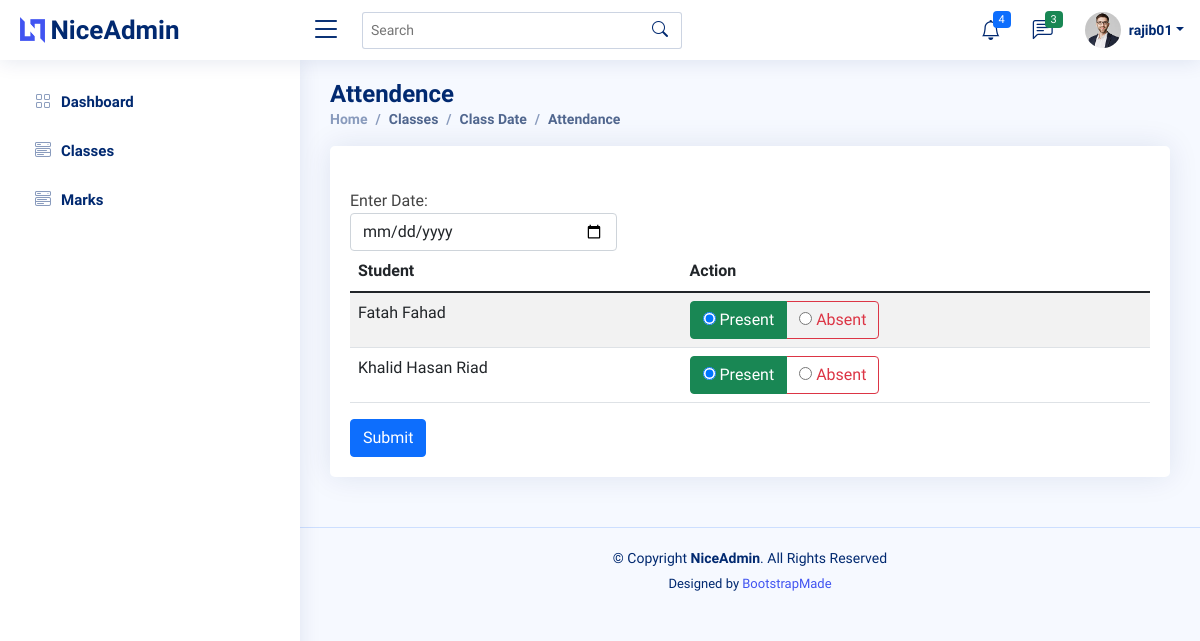
The app's page /teacher/17/Extra_class/ (signed in) with its own data.
### backend/models.py (models this page shows, shortened)
class User(AbstractUser):
    @property
    def is_student(self):
        if hasattr(self, 'student'):
            return True
        return False

class Student(models.Model):
    user = models.OneToOneField(User, on_delete=models.CASCADE, null=True)
    class_id = models.ForeignKey(Class, on_delete=models.CASCADE, default=1)
    USN = models.CharField(primary_key='True', max_length=100)
    name = models.CharField(max_length=200)
    sex = models.CharField(max_length=50, choices=sex_choice, default='Male')
    DOB = models.DateField(default='1998-01-01')

### backend/views.py (the view)
# urls.py: path('teacher/<int:assign_id>/Extra_class/', views.extra_class, name='extra_class'),
@login_required()
def extra_class(request, assign_id):
    ass = get_object_or_404(Assign, id=assign_id)
    c = ass.class_id
    context = {
        'ass': ass,
        'c': c,
    }
    return render(request, 'teacher/extra_class.html', context)

### backend/templates/teacher/extra_class.html (shortened to what this page needs)
{% extends '../asset/base.html' %}
{% load static %}
{% block content %}
<main id="main" class="main">
    <div class="pagetitle">
      <h1>Attendence</h1>
      <nav>
        <ol class="breadcrumb">
          <li class="breadcrumb-item"><a href="{% url 'backend:dashboard' %}">Home</a></li>
          <li class="breadcrumb-item active">Classes</li>
          <li class="breadcrumb-item active">Class Date</li>
          <li class="breadcrumb-item active">Attendance</li>
        </ol>
      </nav>
    </div>
    <section class="section dashboard">
      <div class="row">
        <div class="col-lg-12">
            <div class="card">
              <div class="card-body">
                <h5 class="card-title"></h5>
                <form action="{% url 'backend:e_confirm' ass.id %}" method="post">
                <div class="col-md-4">
                    <label for="date">Enter Date: </label>
                    <input class="form-control" type="date" name="date">
                </div>
                <table class="table table-striped">
                  <thead>
                    <tr>
                      <th scope="col">Student</th>
                      <th scope="col">Action</th>
                    </tr>
                  </thead>
                  <tbody>
                    {% if c.student_set.all %}
                    {% for s in c.student_set.all %}
                    <tr>
                    <td>{{s.name}}</td>
                    <td>
                        <div class="btn-group btn-group-toggle" data-toggle="buttons">
                                <label class="btn btn-outline-success active">
                                    <input type="radio" name="{{ s.USN }}" id="option1" autocomplete="off" value="present" checked> Present
                                </label>
                                <label class="btn btn-outline-danger">
                                    <input type="radio" name="{{ s.USN }}" id="option2" autocomplete="off" value="absent"> Absent
                                </label>
                        </div>
                    </td>
                    </tr>
                    {% endfor %}
                  {% else %}
                    <tr>
                      <td>No student in this class</td>
                      <td></td>
                    </tr>
                  {% endif %}
                  </tbody>
                </table>
                <input class="btn btn-primary" type="submit" value="Submit">
              </form>
              </div>
            </div>
        </div>
      </div>
    </section>
  </main>
{% endblock %}

### backend/templates/asset/header.html (shortened to what this page needs)
  {% load static %}
  <header id="header" class="header fixed-top d-flex align-items-center">
    <div class="d-flex align-items-center justify-content-between">
      <a href="index.html" class="logo d-flex align-items-center">
        <img src="{% static 'assets/img/logo.png' %}" alt="">
        <span class="d-none d-lg-block">NiceAdmin</span>
      </a>
      <i class="bi bi-list toggle-sidebar-btn"></i>
    </div>
    <div class="search-bar">
      <form class="search-form d-flex align-items-center" method="POST" action="#">
        <input type="text" name="query" placeholder="Search" title="Enter search keyword">
        <button type="submit" title="Search"><i class="bi bi-search"></i></button>
      </form>
    </div>
    <nav class="header-nav ms-auto">
      <ul class="d-flex align-items-center">
        <li class="nav-item dropdown">
          <a class="nav-link nav-icon" href="#" data-bs-toggle="dropdown">
            <i class="bi bi-bell"></i>
            <span class="badge bg-primary badge-number">4</span>
          </a>
        </li>
        <li class="nav-item dropdown">
          <a class="nav-link nav-icon" href="#" data-bs-toggle="dropdown">
            <i class="bi bi-chat-left-text"></i>
            <span class="badge bg-success badge-number">3</span>
          </a>
        </li>
        <li class="nav-item dropdown pe-3">
          <a class="nav-link nav-profile d-flex align-items-center pe-0" href="#" data-bs-toggle="dropdown">
            <img src="{% static 'assets/img/profile-img.jpg' %}" alt="Profile" class="rounded-circle">
            <span class="d-none d-md-block dropdown-toggle ps-2">{{request.user}}</span>
          </a>
        </li>
      </ul>
    </nav>
  </header>

### static/assets/css/style.css (style rules this page uses)
:root { scroll-behavior: smooth; }
body { font-family: "Open Sans", sans-serif; background: #f6f9ff; color: #444444; }
a { color: #4154f1; text-decoration: none; }
h1, h2, h3, h4, h5, h6 { font-family: "Nunito", sans-serif; }
#main { margin-top: 60px; padding: 20px 30px; transition: all 0.3s; }
.pagetitle { margin-bottom: 10px; }
.pagetitle h1 { font-size: 24px; margin-bottom: 0; font-weight: 600; color: #012970; }
.card { margin-bottom: 30px; border: none; border-radius: 5px; box-shadow: 0px 0 30px rgba(1, 41, 112, 0.1); }
.card-title { padding: 20px 0 15px 0; font-size: 18px; font-weight: 500; color: #012970; font-family: "Poppins", sans-serif; }
.card-body { padding: 0 20px 20px 20px; }
.breadcrumb { font-size: 14px; font-family: "Nunito", sans-serif; color: #899bbd; font-weight: 600; }
.breadcrumb a { color: #899bbd; transition: 0.3s; }
.breadcrumb .breadcrumb-item::before { color: #899bbd; }
.breadcrumb .active { color: #51678f; font-weight: 600; }
.logo { line-height: 1; }
@media (min-width: 1200px) { .logo { width: 280px; } }
.logo img { max-height: 26px; margin-right: 6px; }
.logo span { font-size: 26px; font-weight: 700; color: #012970; font-family: "Nunito", sans-serif; }
.header { transition: all 0.5s; z-index: 997; height: 60px; box-shadow: 0px 2px 20px rgba(1, 41, 112, 0.1); background-color: #fff; padding-left: 20px; }
.header .toggle-sidebar-btn { font-size: 32px; padding-left: 10px; cursor: pointer; color: #012970; }
.header .search-bar { min-width: 360px; padding: 0 20px; }
.header .search-form { width: 100%; }
.header .search-form input { border: 0; font-size: 14px; color: #012970; border: 1px solid rgba(1, 41, 112, 0.2); padding: 7px 38px 7px 8px; border-radius: 3px; transition: 0.3s; width: 100%; }
.header .search-form button { border: 0; padding: 0; margin-left: -30px; background: none; }
.header .search-form button i { color: #012970; }
.header-nav ul { list-style: none; }
.header-nav > ul { margin: 0; padding: 0; }
.header-nav .nav-icon { font-size: 20px; color: #012970; }
.header-nav .nav-profile { color: #012970; }
.header-nav .nav-profile img { max-height: 36px; }
.header-nav .nav-profile span { font-size: 14px; font-weight: 600; }
.header-nav .badge-number { position: absolute; inset: 4px 6px auto auto; font-weight: normal; font-size: 11px; padding: 3px 6px; }
@media (min-width: 1200px) { #main, #footer { margin-left: 300px; } }

### records on screen
User: user "rajib01"
Student: name "Fatah Fahad"
Student: name "Khalid Hasan Riad"
